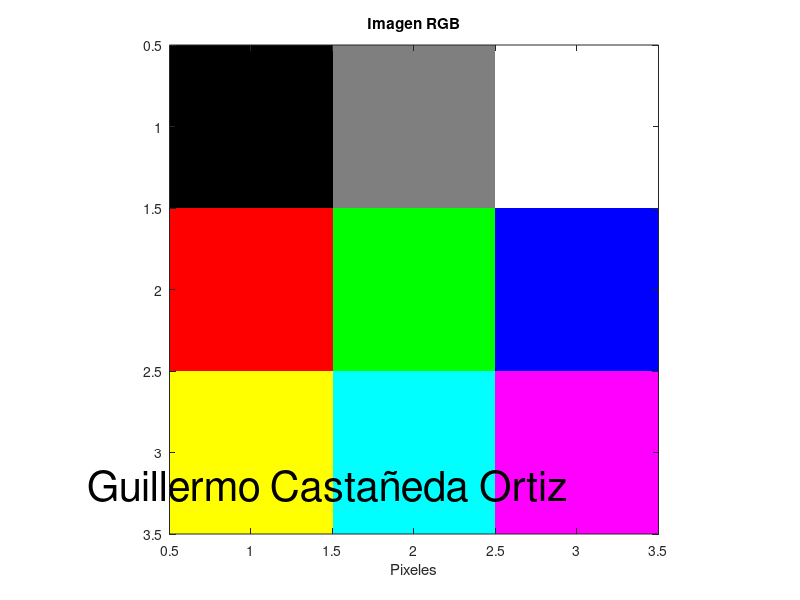

Here is the MATLAB script that generated this plot:
clc #Limpiar la "ventana de comandos"
clear all #Elimina todas las variables creadas
close all #Cierra todas las ventanas creadas
pkg load image; #Cargar paquete de imágenes
# Ing. Guillermo Castañeda Ortiz
#****************************

IM_R = [ 0    127   255  # Rojo
        255    0     0
        255    0    255 ];

IM_G = [ 0    127   255  # Verde
         0    255    0
        255   255    0  ];

IM_B = [ 0    127   255  # Azul
         0     0    255
         0    255   255 ];

I_RGB(:,:,1) = IM_R;
I_RGB(:,:,2) = IM_G;
I_RGB(:,:,3) = IM_B;

I_RGB = uint8(I_RGB)
# renglones, columnas y No. de matrices
[r c nm]  = size(I_RGB)

#Guillermo Castañeda Ortiz
figure 1
imshow(I_RGB);
title("Imagen RGB")
xlabel("Pixeles")
axis("on")

text(0, 3.2, "Guillermo Castañeda Ortiz", "fontsize", 30)

# Ing. Guillermo Castañeda Ortiz
